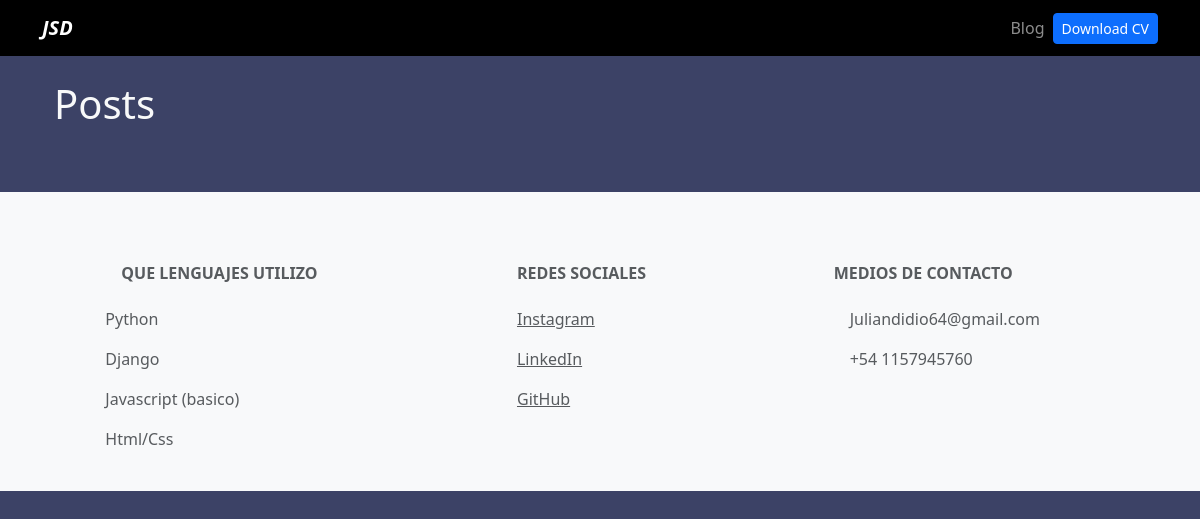
/blog/, run on an earlier commit of the app's database.
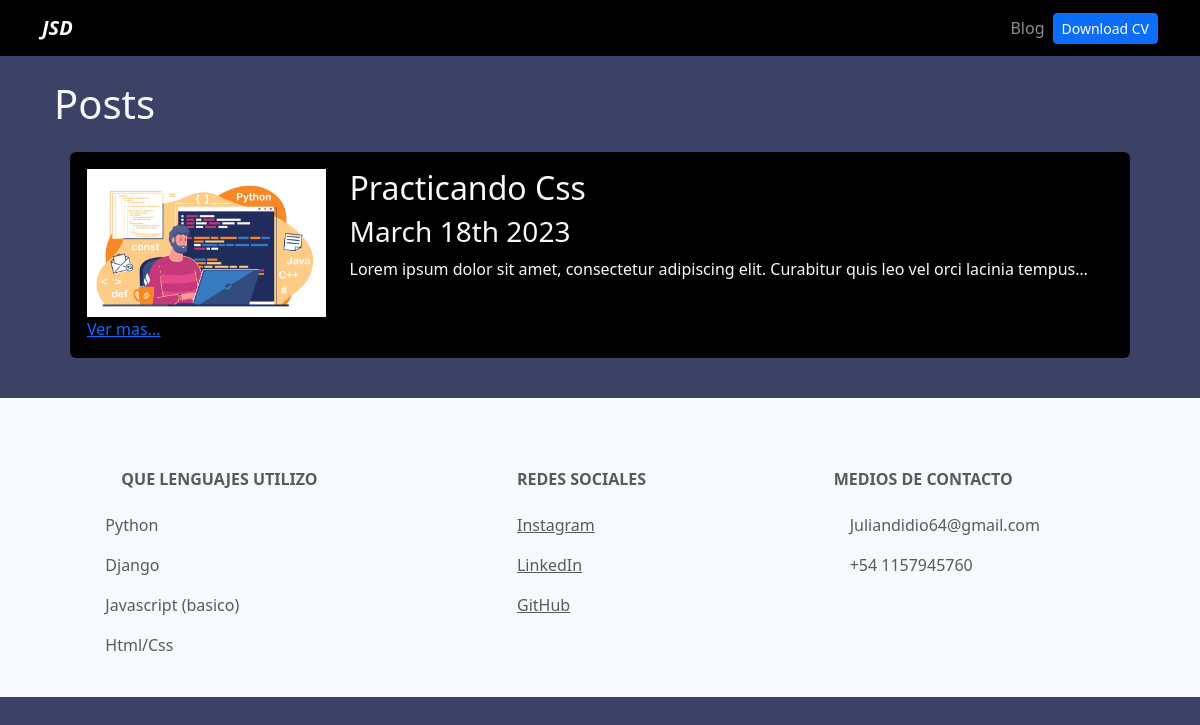
And on a later commit of the database.
### blog/models.py (models this page shows)
class Post(models.Model):
    titulo = CharField(max_length=50)
    descripcion = models.TextField() #Quiero que sea un contenido largo, por eso text
    img = ImageField(upload_to='blog/images')
    date = models.DateField(datetime.date.today)

### blog/views.py (the view)
# urls.py: path('',render_posts, name='posts'),
def render_posts(request):
    posts= Post.objects.all()
    return render(request, 'posts.html', {"posts": posts})

### blog/templates/posts.html
{% extends 'layout.html' %}
{% block content %}
<h1>Posts</h1>
<div class="p-3">
    {% for post in posts %}
<div class="card card-body bg-black">
    <div class="row">
        <div class="col-3">
            <img src="{{post.img.url}}" alt="{{post.titulo}}" class="img-fluid">
        </div>
        <div class="col-9">
            <h2> {{post.titulo}} </h2>
            <h3>{{post.date|date:'F jS Y'}} </h3>
            <p> {{post.descripcion|striptags|truncatechars:100}} </p>
        </div>
    </div>
    <a href="{% url 'blog:post_detalle' post.id %}">Ver mas...</a>
</div>
{% endfor %}
</div>
{% endblock %}

What changed in the data, as far as the page shows it:
added Post: img (picture), titulo "Practicando Css", date "March 18th 2023", descripcion "Lorem ipsum dolor sit amet, consectetur adipiscing elit. Curabitur quis leo vel orci lacinia tempus…"
